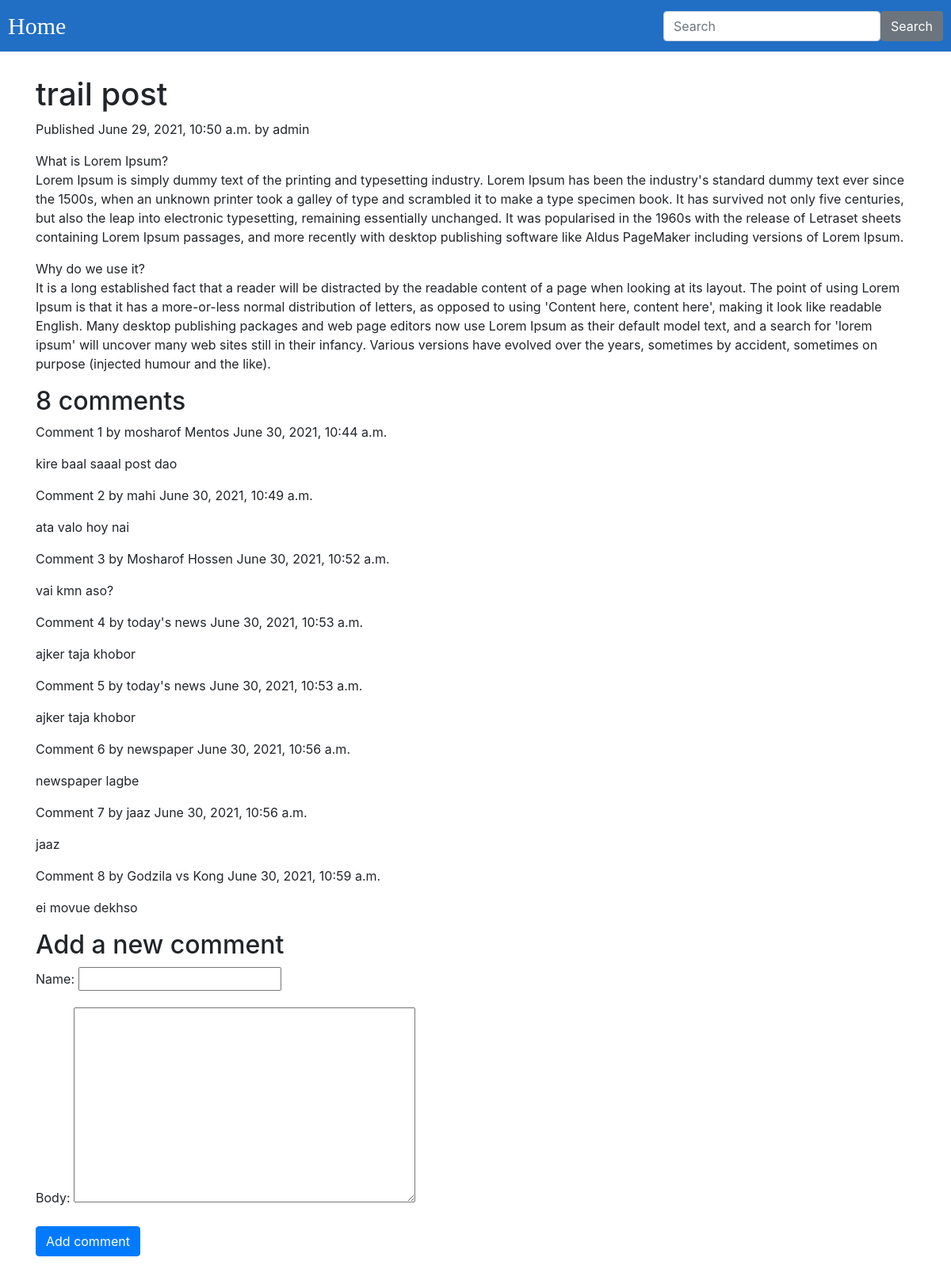
The app's page /2021/6/29/trail-post/ with its own data.
### blog/models.py (models this page shows, shortened)
class Post(models.Model):
    STATUS_CHOICES = (('draft','Draft'),('published','Published'))
    title = models.CharField(max_length=250)
    slug = models.SlugField(max_length=250, unique_for_date='publish')
    author = models.ForeignKey(User, on_delete=models.CASCADE,related_name='blog_posts')
    image = models.ImageField(upload_to='images/%y/%m/%d/',default=False)
    secondary_image= models.ImageField(upload_to='secondary/images/%y/%m/%d/',default=False)
    body = models.TextField()
    publish = models.DateTimeField(default=timezone.now)
    created = models.DateTimeField(auto_now_add=True)
    updated = models.DateField(auto_now=True)
    status = models.CharField(max_length=10,choices=STATUS_CHOICES,default='draft')
    class Meta:
        ordering = ('-publish',)
    objects = models.Manager()
    published = PublishedManager()

class Comment(models.Model):
    post = models.ForeignKey(Post,on_delete=models.CASCADE,related_name='comments')
    name = models.CharField(max_length=50)
    email = models.EmailField(max_length=254)
    body = models.TextField()
    created = models.DateTimeField(auto_now_add=True)
    updated = models.DateTimeField(auto_now=True)
    active = models.BooleanField(default=True)
    class Meta:
        ordering = ('created',)

### blog/views.py (the view)
# urls.py: path('<int:year>/<int:month>/<int:day>/<slug:post>/',views.post_detail,name='post_detail'),
def post_detail(request,year, month , day , post):
    post = get_object_or_404(Post,slug=post,status='published',publish__year=year,publish__month=month,publish__day=day)
    comments = post.comments.filter(active=True)
    new_comment = None
    if request.method == 'POST':
        comment_form = CommentForm(data=request.POST)
        if comment_form.is_valid():
            new_comment = comment_form.save(commit=False)
            new_comment.post = post
            new_comment.save()
    else:
        comment_form = CommentForm()
    return render (request,'blog/post/detail.html',{'post':post,'comments':comments,'new_comment':new_comment,'comment_form':comment_form})

### blog/forms.py
class CommentForm(forms.ModelForm):
    class Meta:
        model = Comment
        fields = ('name','body')

### blog/templates/blog/post/detail.html (shortened to what this page needs)
{% extends "blog/base.html" %}
{% block content %}
  <h1>{{ post.title }}</h1>
  <p class="date">Published {{ post.publish }} by {{ post.author }}</p>
  {{ post.body|linebreaks }}
  {% with comments.count as total_comments %}
    <h2>{{ total_comments }} comment{{ total_comments|pluralize }} </h2>
  {% endwith %}
  {% for comment in comments %}
    <div class="comment">
      <p class="info">
        Comment {{ forloop.counter }} by {{ comment.name }} {{ comment.created }}
      </p>
      {{ comment.body|linebreaks }}
    </div>
    {% empty %}
    <p>There are no comments yet.</p>
  {% endfor %}
  {% if new_comment %}
    <h2>Your comment has been added. </h2>
    {% else %}
    <h2>Add a new comment</h2>
    <form method="POST">
      {{ comment_form.as_p }}
      <p><input class="btn btn-primary" type="submit" value="Add comment" name="" id=""></p>
    </form>
  {% endif %}
{% endblock content %}

### records on screen
Post: title "trail post", publish "June 29, 2021, 10:50 a.m.", author "admin", body "What is Lorem Ipsum? Lorem Ipsum is simply dummy text of the printing and typesetting industry. Lorem Ipsum has been the industry's standard dummy text ever since the 1500s, when an unknown printer took a galley of type and scrambled it to make a type specimen book. It has survived not only five centuries, but also the leap into electronic typesetting, remaining essentially unchanged. It was popularised in the 1960s with the release of Letraset sheets containing Lorem Ipsum passages, and more recently with desktop publishing software like Aldus PageMaker including versions of Lorem Ipsum. Why do we use it? It is a long established fact that a reader will be distracted by the readable…"
Comment: name "mosharof Mentos", created "June 30, 2021, 10:44 a.m.", body "kire baal saaal post dao"
Comment: name "mahi", created "June 30, 2021, 10:49 a.m.", body "ata valo hoy nai"
Comment: name "Mosharof Hossen", created "June 30, 2021, 10:52 a.m.", body "vai kmn aso?"
Comment: name "today's news", created "June 30, 2021, 10:53 a.m.", body "ajker taja khobor"
Comment: name "today's news", created "June 30, 2021, 10:53 a.m.", body "ajker taja khobor"
Comment: name "newspaper", created "June 30, 2021, 10:56 a.m.", body "newspaper lagbe"
Comment: name "jaaz", created "June 30, 2021, 10:56 a.m.", body "jaaz"
Comment: name "Godzila vs Kong", created "June 30, 2021, 10:59 a.m.", body "ei movue dekhso"

### other values on screen
{{ total_comments }} "8"
